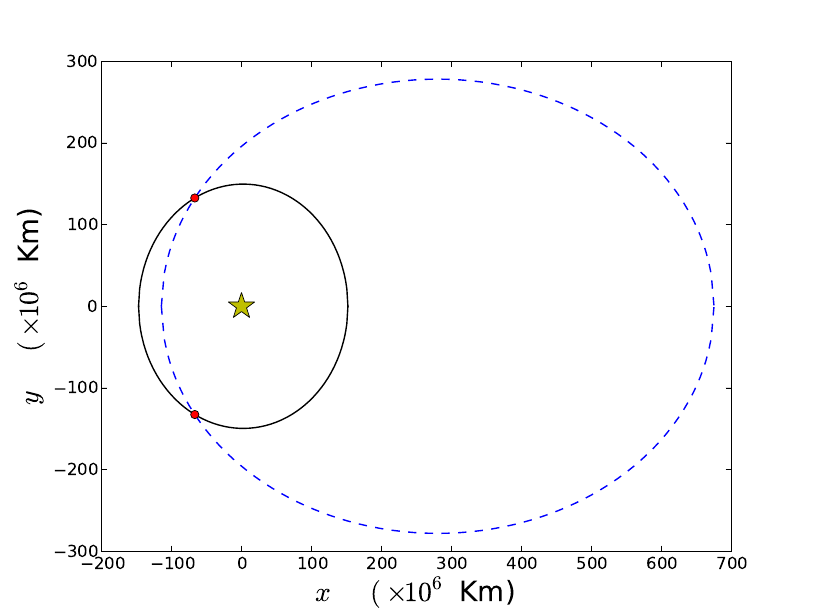

Generate this figure with Python:
from pylab import *
import sys
def ellipse(x,a,e):
    if e>1:
        sys.exit("e=%g, not an ellipse" %e)
        
    b=np.sqrt(a**2*(1.-e**2))
    return np.sqrt(b**2*(1.-(x-a*e)**2/a**2))


class orbit:
    '''
    orbit properties
    '''
    def __init__(self):
        self.a=0
        self.e=0
    def __call__(self):
        print("call")

    def getorbit(self,a=0,e=0):
        self.a=a
        self.e=e
        
if __name__ == '__main__':
    """
    a in units of 10^6 Km
    """
    #From http://nssdc.gsfc.nasa.gov/planetary/factsheet/earthfact.html
    npoints=200
    earth=orbit()
    earth.getorbit(a=149.60,e=0.0167)
    x=np.linspace(-(earth.a-earth.a*earth.e),earth.a+earth.a*earth.e,npoints)
    plt.plot(x,ellipse(x,earth.a,earth.e),'k-',label='Tierra')
    plt.plot(x,-ellipse(x,earth.a,earth.e),'k-')
    meteor=orbit()
    #http://en.wikipedia.org/wiki/2013_Russian_meteor_event
    #meteor original
    #meteor.getorbit(a=394.94,e=0.51)
    meteor.getorbit(a=394.94,e=0.71)
    x=np.linspace(-(meteor.a-meteor.a*meteor.e),meteor.a+meteor.a*meteor.e,npoints)
    plt.plot(x,ellipse(x,meteor.a,meteor.e),'b--',label='Meteoro')
    plt.plot(x,-ellipse(x,meteor.a,meteor.e),'b--')
    aT=earth.a;eT=earth.e
    aM=meteor.a;eM=meteor.e
    xsol=(aT*(1-eT**2)-aM*(1-eM**2))/(eM-eT)
    plt.plot(xsol,ellipse(xsol,aT,eT),'ro')
    plt.plot(xsol,-ellipse(xsol,aT,eT),'ro')
    plt.xlabel(r'$x\quad (\times 10^6$ Km)',size=20)
    plt.ylabel(r'$y\quad (\times 10^6$ Km)',size=20)
    plt.plot(0,0,'y*',ms=20.)
    plt.show()
    plt.savefig('orbitcollision.pdf')
    legend(loc='best')
    print "The solution is: (x_1,y_1)=(%g,%g)" %(xsol,ellipse(xsol,aT,eT))
    print "Text: yM=yT: %g=%g" %( ellipse(xsol,aM,eM),ellipse(xsol,aT,eT) )
